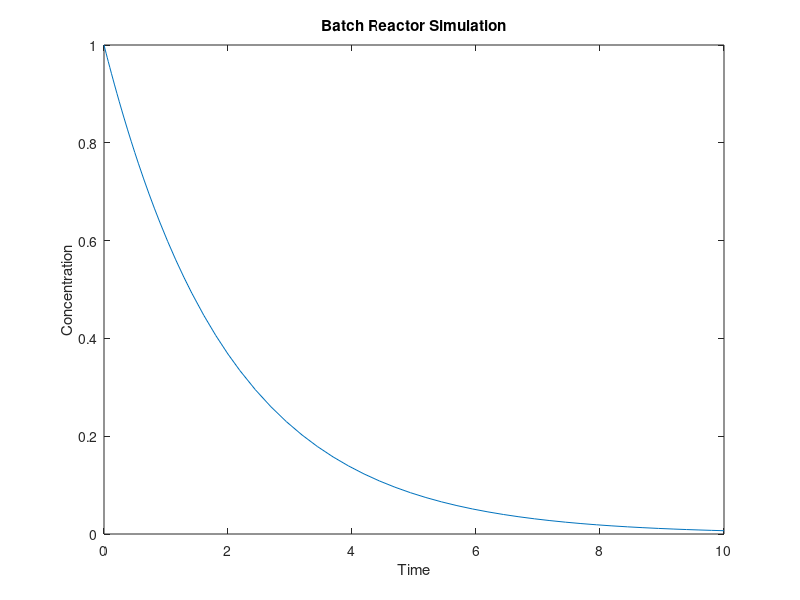

The MATLAB source for this figure:
k = 0.5;
C0 = 1;
tspan = [0, 10];

[t, C] = ode45(@(t, C) -k * C, tspan, C0);

plot(t, C);
xlabel("Time");
ylabel("Concentration");
title("Batch Reactor Simulation");
